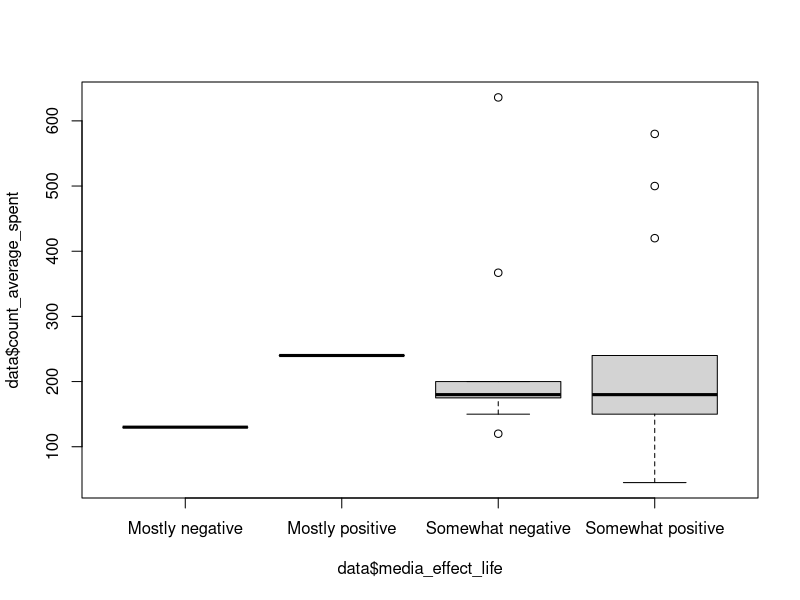

Recreate this plot in R.
#kamisik1-final_project.R

#STA 145 Final Project: Upload your Data into R

# Step 6: load the tidyverse
library(tidyverse)
library(readr)
# Step 7: load data.csv from the working directory 
 data <- read_delim("data.csv")
 
# Step 8: run the three checks
 dim(data)
 names(data)
 summary(data)
 
 # descriptive statistics for table 1
 # for a quantitative variable: social media time 
 summary(data$count_average_spent)
 sd(data$count_average_spent)
 
 # For a qualitative variable: media effect on life 
 table(data$media_effect_life)
 
 #linear regression
 lm <- lm(count_average_spent ~ as.factor(media_effect_life), data = data)
 summary(lm)
 
# box plot
 boxplot(data$count_average_spent ~ data$media_effect_life)

 
